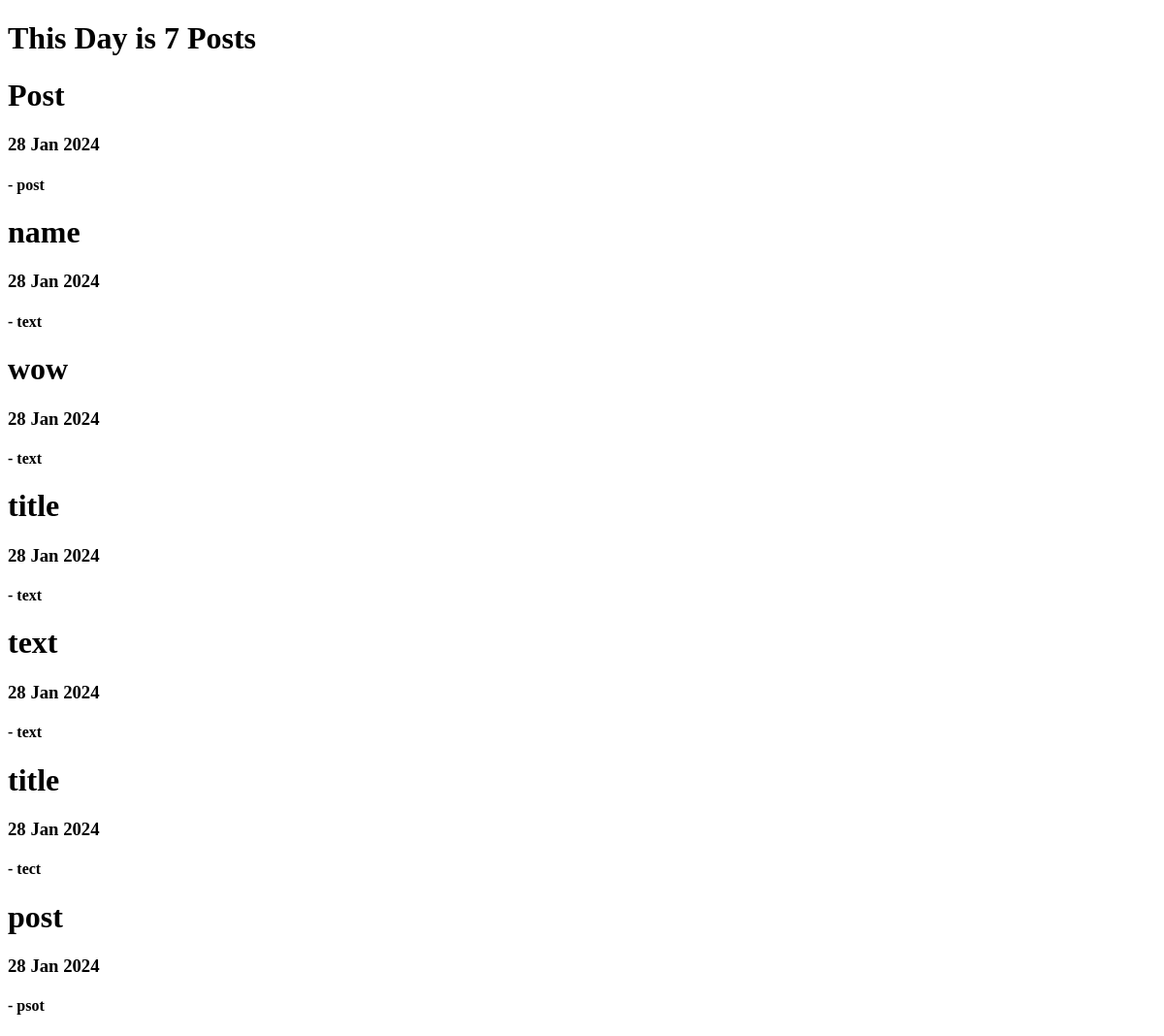
The page /news/ on the database as committed earlier.
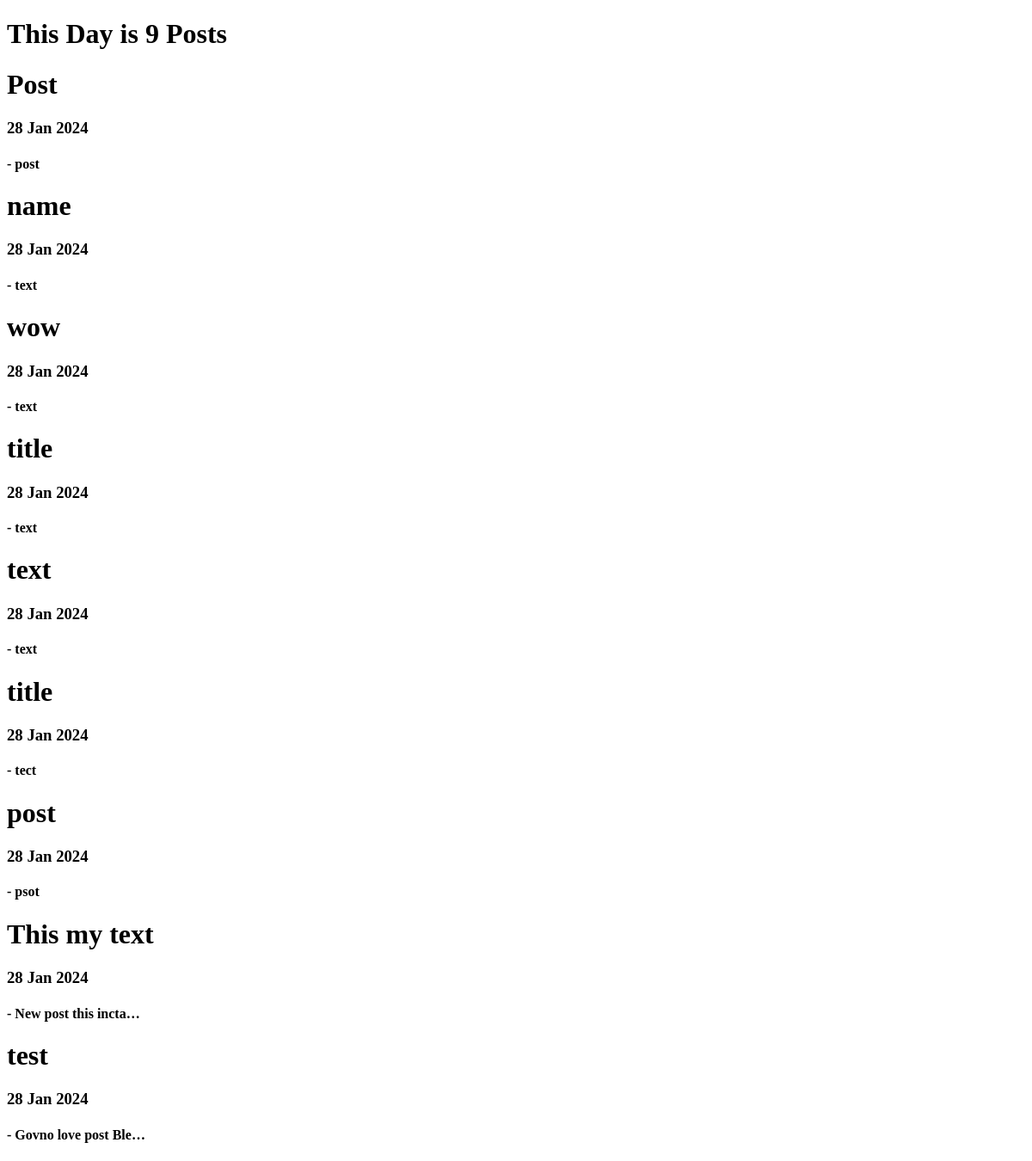
The same page on the database as committed later.
### ModalsDateBase/models.py (models this page shows, shortened)
class Post(models.Model):
    title = models.CharField(max_length=50)
    text_post = models.TextField()
    author = models.ForeignKey(Author, on_delete=models.CASCADE)
    content_post = models.CharField(max_length=20,choices=[('news', 'news'), ('article', 'article')])
    time_post = models.DateTimeField(auto_now_add=True)
    catigory_post = models.ManyToManyField('Catigory', through='PostCatigory')
    raiting_post = models.IntegerField(default=0)
    def __str__(self):
        return self.title

### ModalsDateBase/views.py (the view)
# urls.py: path('', News_list.as_view(), name='news_list'),
class News_list(ListView):
    model = Post
    ordering = ''
    template_name = 'project.htm'
    context_object_name = 'post'
    def get_context_data(self, **kwargs: Any) -> dict[str, Any]:
        context = super().get_context_data(**kwargs)
        context['time_now'] = datetime.utcnow()
        return context

### ModalsDateBase/templates/project.htm
{% extends 'base.html' %}
{% block content %}
    <body>
        <h1> This Day is {{post|length}} Posts</h1>
        {%for posts in post%}
        <h1>{{posts}}</h1>
        <h3> {{time_now|date:' d M Y'}}
        <h4>  - {{posts.text_post|truncatechars:20}}
        {%endfor%}
    </body>
{% endblock %}

### ModalsDateBase/templates/base.html (shortened to what this page needs)
<!DOCTYPE html>
<html lang="en">
<head>
</head>
<body>
    {% block content %}{% endblock %}
</body>
</html>

Rows that differ between the two databases and show on the page:
added Post: title "This my text", time_now "28 Jan 2024", text_post "New post this incta…"
added Post: title "test", time_post "28 Jan 2024", text_post "Govno love post Ble…"
Other text that changed with them:
{{ post|length }}: "7" → "9"
